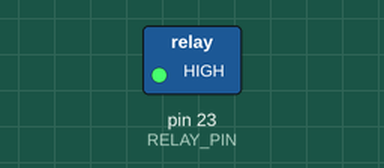
This sketch was run on a simulated Arduino Mega 2560, built with avr-gcc and run on an emulated ATmega2560. Parts: switched loads named in the sketch (green lamp = pin HIGH). Dashed ring = blinking. What the sketch prints to the serial monitor is not drawn.

Above: at 0.1 s.
Timing chart, 0 to 3.0 s (numbered marks = the images above):
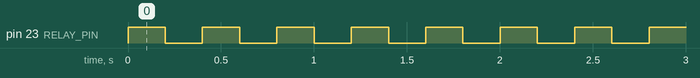

Measured:
- by itself, pin 23 (RELAY_PIN): alternates HIGH for 0.20 s and LOW for 0.20 s

The sketch:

relay_on_off_loop.ino
```cpp
#define RELAY_PIN 23

void setup() {
  Serial.begin(115200);
  pinMode(RELAY_PIN, OUTPUT);
  digitalWrite(RELAY_PIN, LOW);
}

void loop() {
  // Turn relay ON
  digitalWrite(RELAY_PIN, HIGH);
  Serial.println("Relay ON");
  delay(200);  // Wait for 10 seconds

  // Turn relay OFF
  digitalWrite(RELAY_PIN, LOW);
  Serial.println("Relay OFF");
  delay(200);  // Wait for 10 seconds
}
```
